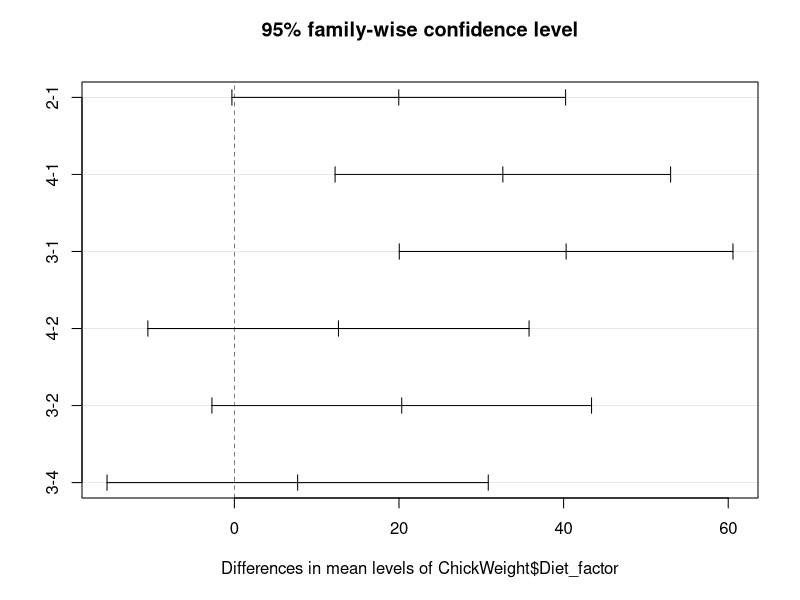
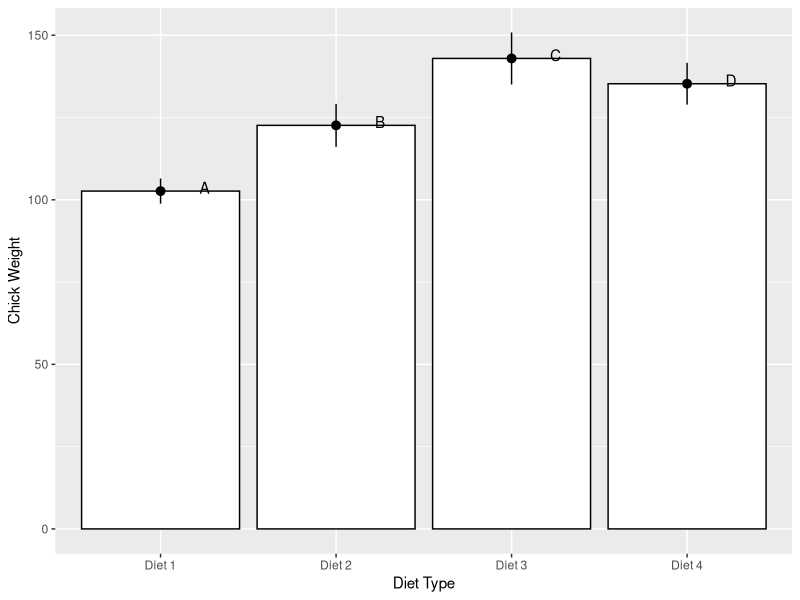

Write the R code that produced these figures, in order.
##ANOVA Lab##

ChickWeight<- data.frame(ChickWeight)

anova.ChickWeight<-lm(ChickWeight$weight~factor(ChickWeight$Diet))

anova(anova.ChickWeight)

ChickWeight$Diet_factor<- factor(ChickWeight$Diet)

anova_CW<- aov(ChickWeight$weight~ChickWeight$Diet_factor)
summary(anova_CW)

Diet_1_Mean<- mean(subset(ChickWeight, Diet_factor == "1")$weight)
Diet_2_Mean<- mean(subset(ChickWeight, Diet_factor == "2")$weight)
Diet_3_Mean<- mean(subset(ChickWeight, Diet_factor == "3")$weight)
Diet_4_Mean<- mean(subset(ChickWeight, Diet_factor == "4")$weight)

Tukey.Test<- TukeyHSD(anova_CW, ordered= TRUE)

plot(Tukey.Test)

library(ggplot2)

ggplot(ChickWeight, aes(Diet_factor,weight))+
  stat_summary(fun= mean, geom= "bar", fill= "white", colour= "Black") +
  stat_summary(fun.data=mean_se, geom = "pointrange") +
  labs(x= "Diet Type", y= "Chick Weight") +
  scale_x_discrete(labels=c("Diet 1", "Diet 2", "Diet 3", "Diet 4")) +
  annotate("text", x=c(1.25,2.25,3.25,4.25), y=c(Diet_1_Mean+1,Diet_2_Mean+1,Diet_3_Mean+1, Diet_4_Mean+1),
           label=c("A","B","C", "D"))

library(car)
Prestige_Data<- data.frame(Prestige)

anova_Prestige_Data<-lm(Prestige_Data$prestige~factor(Prestige_Data$type))
anova(anova_Prestige_Data)